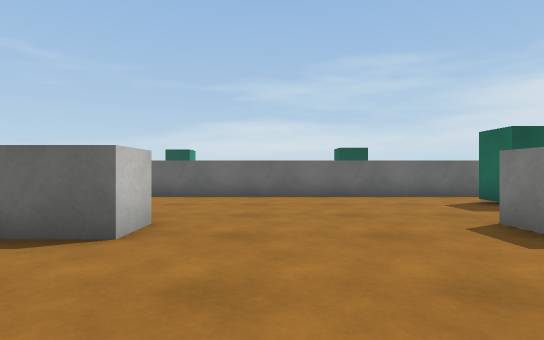
[1] (above)

13 first-person views from a walk through a scene from a Unity 3-D project. The camera is 0.72 m above the floor, looks level and sees 80° across. The floor is counted in squares, 1 m on a side. Each view is taken from the middle of a square. On the plan, view 1 faces up. The plan holds only what a view shows up to about 10 squares ahead; the rest is blank. The place goes on beyond the plan. Surface patterns are stand-ins for the level's own textures.

[2]
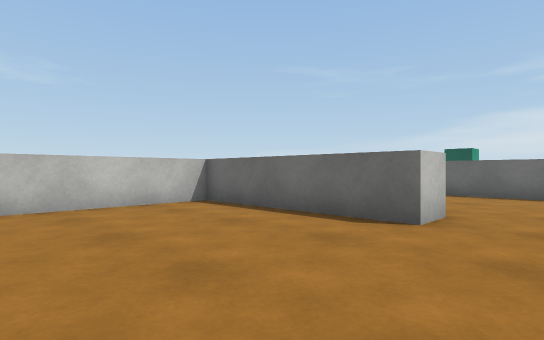

[3]
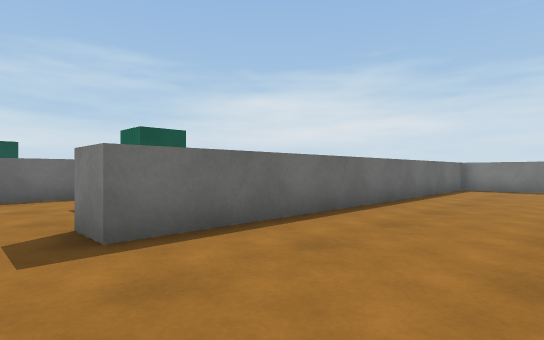

[4]
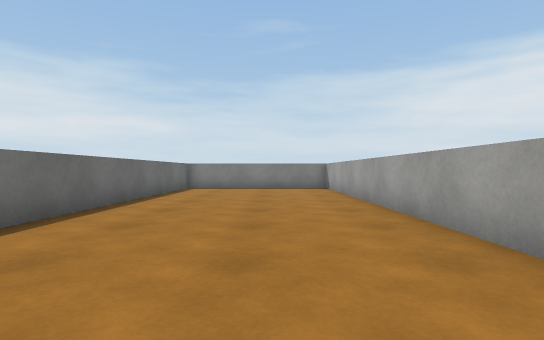

[5]
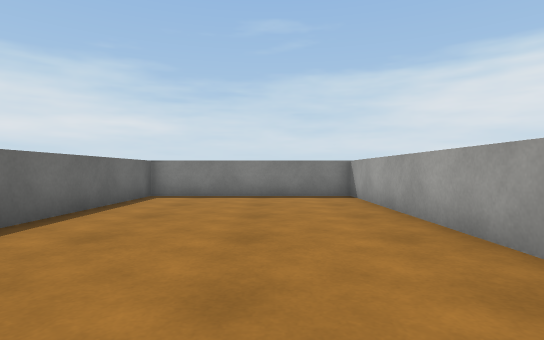

[6]
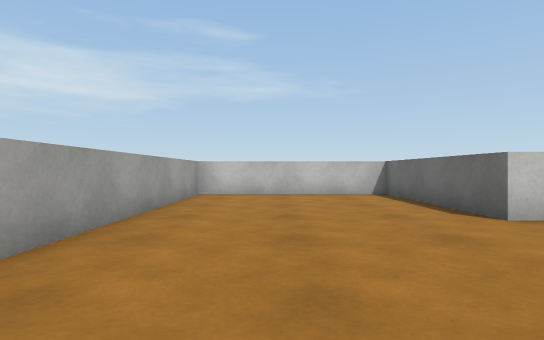

[7]
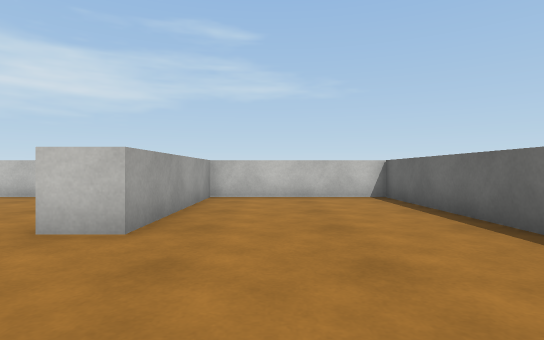

[8]
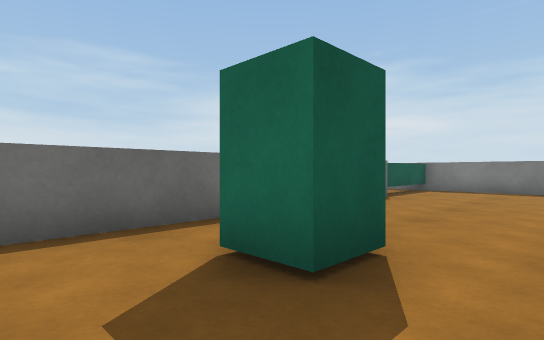

[9]
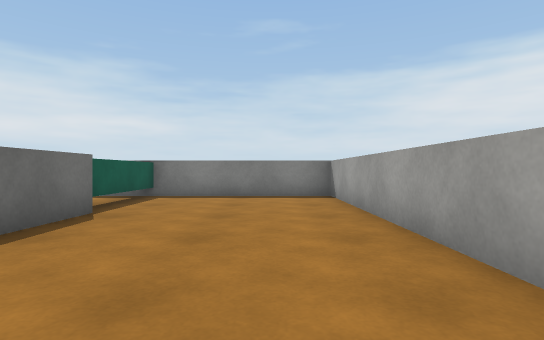

[10]
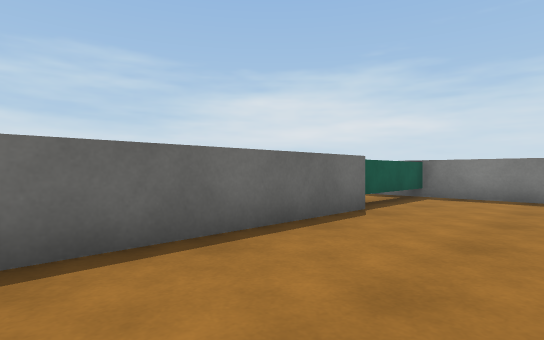

[11]
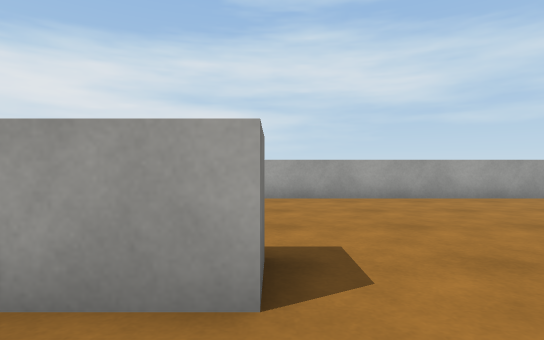

[12]
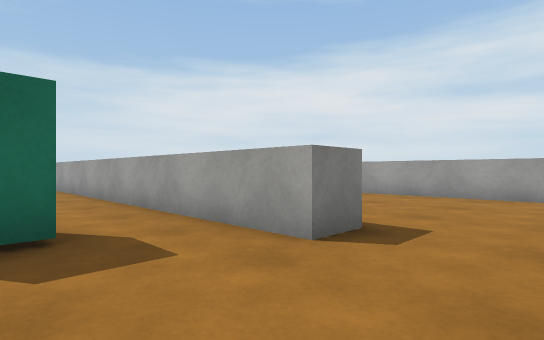

[13]
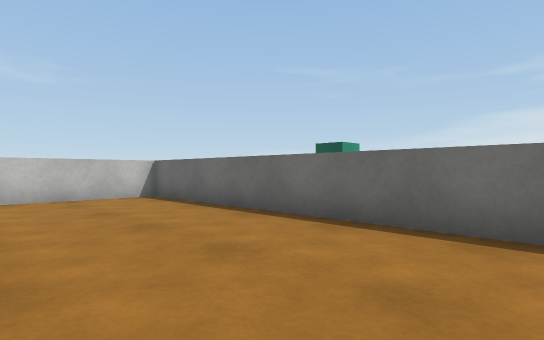

### Floor plan
Points are (right, up) in squares from view 1. A wall is a line through its corners. A room is listed if a view was taken in it or the views show most of it. See-through windows are left out.
Room 1 (views 1, 2, 3, 4, 5, 6, 7, 8, 9, 10, 11, 12, 13)
walls: (5.8, 6.3) (4.6, 6.3) (4.6, 7.4); (11.5, 9) (-6.6, 9) (-6.6, 4.4) (-1.6, 4.4) (-1.6, 3.4) (-6.6, 3.4) (-6.6, -2.2) (15, -2.2) (15, 3.4) (3.1, 3.4) (3.1, 4.4) (15, 4.4) (15, 10.4); (15, 9.3) (11.9, 9.3)

Positions as (right, up) in squares from view 1, and headings:
1: (0, 0), facing up
2: (0, -1), facing up-left
3: (2, 0), facing up-right
4: (2, 0), facing right
5: (6, 0), facing right
6: (3, 0), facing left
7: (2, 6), facing left
8: (3, 5), facing up-right
9: (6, 6), facing right
10: (6, 6), facing up-right
11: (3, 6), facing down
12: (1, 7), facing down-right
13: (2, 5), facing up-left
